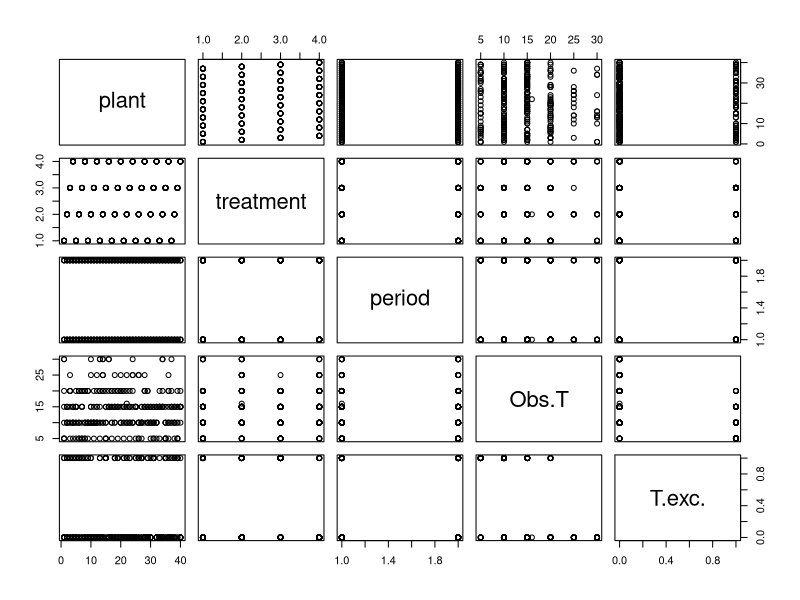

Recreate this plot in R. (Note: this script raises an error after producing the figure.)


data<- read.table("Survival.txt",header=T)
attach(data)
summary(data)
plot(data)


#Does death time depend on the treatment?

library(survival)

m.completo = survreg(Surv(Obs.T,T.exc.)~treatment)
m.n = survreg(Surv(Obs.T,T.exc.)~1)
anova(m.n,m.completo,test="Chisq")

#The null model was discarded - p = 1.933149e-11



#Which treatment differs from which?


#join the variables

library(car)

#join the variables water and amino acids 

treat.1=recode(treatment,"c('water','amino')='wateramino'")
levels(treat.1)

#Remake test

m1= survreg(Surv(Obs.T,T.exc.)~treatment)
m2 = survreg(Surv(Obs.T,T.exc.)~treat.1)
anova(m1,m2,test="Chisq")

# can not group water with amino .... p = 0.005447493


#join the variables amino acids and sucrose 

treat.2=recode(treatment,"c('amino','sucrose')='aminosucrose'")
levels(treat.2)

#Refazendo análises

m1= survreg(Surv(Obs.T,T.exc.)~treatment)
m3 = survreg(Surv(Obs.T,T.exc.)~treat.2)
anova(m1,m3,test="Chisq")

# are not different and can be grouped amino and sucrose .... p = 0.5183989

#join the variables aminosucrose and sucrose_amino 

treat.3=recode(treatment,"c('amino','sucrose','sucrose_amino')='aminosucrosesacamino'")
levels(treat.3)

#Refazendo análises

m1= survreg(Surv(Obs.T,T.exc.)~treatment)
m4 = survreg(Surv(Obs.T,T.exc.)~treat.3)
anova(m1,m4,test="Chisq")

# can not group aminosucrose with sucrose_amino .... p = 3.224872e-06

# Therefore, water is different from amino and sucrose, which are different from sacamino

# Obtaining the P-value 

treat.2=recode(treatment,"c('amino','sucrose')='aminosucrose'")
levels(treat.2)

m3 = survreg(Surv(Obs.T,T.exc.)~treat.2)
m.n = survreg(Surv(Obs.T,T.exc.)~1)
anova(m.n,m3,test="Chisq")

#p= 4.029096e-12

anova(m3)
summary(m.3)

#Make graph

#Rename treatments

treat.4=recode(treatment,"c('water')='Water'")
levels(treat.4)

treat.5=recode(treat.4,"c('amino','sucrose')='Amino acids - sucrose'")
levels(treat.5)

treat.6=recode(treat.5,"c('sucrose_amino')='Sucrosese+Amino acids'")
levels(treat.6)


legend = c("Water","Amino acids or sucrose","Sucrose + Amino acids")
legend

#Building the Model to Build the graph

m.full = survfit(Surv(Obs.T,T.exc.)~treat.6)

plot(m.full,mark=c(1,4,6),las=1,col=c(1,4,6),ylab= "Proportion of living", xlab="Time (minutes)",bty="l")

#alfa
#mu

# calculating the mean log time for each group, that is, the mean time to death

#calculating alfa

m.full = survreg(Surv(Obs.T,T.exc.)~treat.6)
summary(m.full)

Scale= 0.605

alfa <- 1/m.full$scale
alfa
#1.65404

# mu= exp(parameter obtained in the summary)
# scale parameter for the construction of the curve of each treatment

#mu_water
mut1 = exp(4.440)
mut1
# 84.77494

#mu_amino-sucrose
mut2 = exp(4.440-0.848)
mut2
# 36.30662

#mu_sucrose+amino
mut3 = exp(4.440-1.551)
mut3
# 17.97533


#TPM1 = water
TPM1 <- mut1*gamma(1+(1/alfa))
TPM1
#75.79214

#TPM2 = aminoácidos-sacarose
TPM2 <- mut2*gamma(1+(1/alfa))
TPM2
#32.45954

#TPM3 = sacarose+aminoácidos
TPM3 <- mut3*gamma(1+(1/alfa))
TPM3
#16.07065


# Graph with estimated curve

m.full = survfit(Surv(Obs.T,T.exc.)~treat.6)

plot(m.full,mark=c(1,4),las=1,col=c("white","white"),ylab= "Proportion of alive termites", xlab="Time (minutes)",bty="l",family="serif",cex.lab=1.2)



#Curve for water
curve(exp((-mut1^(-alfa))*(x^alfa)),from=0,to=50,xlab="",ylab="Proportion of alive termites(log)",type="l",lty=1,col="gray70",lwd=2,add=T)

#Curve for amino-sucrose
curve(exp((-mut2^(-alfa))*(x^alfa)),from=0,to=50,xlab="",ylab="Proporção de Vivos",type="l",lty=2,col="gray40",log="y",lwd=2,add=T)

#Curve for sucrose+amino
curve(exp((-mut3^(-alfa))*(x^alfa)),from=0,to=50,xlab="",ylab="Proporção de Vivos",type="l",lty=1,col=1,log="y",lwd=2,add=T)


#graph with mean time 

#Calculating the time where we have 50% mortality, an interpretation of the MU parameter
# log(S) = (-mu^-alfa)*(t^alfa)
# t^alfa = log(S)/((-mu^-alfa))
# t = (log(S)/((-mu^-alfa)))^(1/alfa)


#mean time for water
tmedio1 <- (log(0.5)/((-mut1^-alfa)))^(1/alfa)
tmedio1
abline(h=0.5,lty=2)
abline(v=tmedio1,lty=2,col=1)
points(tmedio1,0.5,pch=16,cex=1,col=1)

#mean time for amino_sacarose
tmedio2 <- (log(0.5)/((-mut2^-alfa)))^(1/alfa)
tmedio2
abline(h=0.5,lty=2)
abline(v=tmedio2,lty=2,col=1,ylim=c(0,0.5))
points(tmedio2,0.5,pch=15,cex=1.5,col="gray40")

#mean time for sucrose+aminoácidos
tmedio3 <- (log(0.5)/((-mut3^-alfa)))^(1/alfa)
tmedio3
abline(h=0.5,lty=2)
abline(v=tmedio3,lty=2,col=1)
points(tmedio3,0.5,pch=16,cex=1.5,col=1)



# legend
legend("bottomleft",legend=(legend),lty=c(1,2,1),pch=c(NA,15,16),pt.cex=0.8,col=c("gray70","gray40",1),lwd=2,bty="n")


detach(data)

######################################################################################################################
